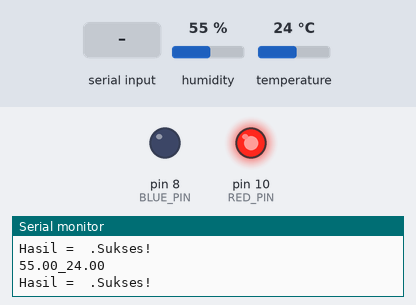
Recording of a sketch running on a simulated Arduino Uno, built with avr-gcc and run on an emulated ATmega328P. Shown: output pins drawn as LEDs (lit = HIGH), the last lines printed to the serial monitor. The inputs (shaded band) are chosen by the test bench; at power-on: humidity 55 %, temperature 24 °C.

Above: at 1.2 s.
1.3 s: "ggl\n" received over Serial
At 2.8 s:
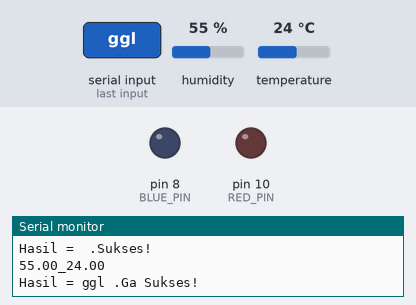
4.5 s: "90,45\n" received over Serial
At 5.6 s:
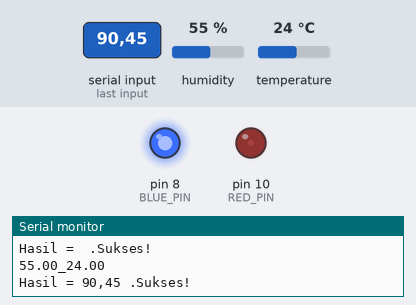
7.6 s: "30,150\n" received over Serial
At 8.5 s:
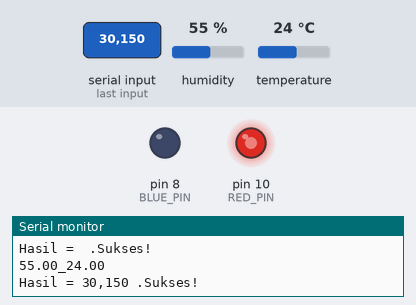
10.6 s: "200\n" received over Serial
At 11.7 s:
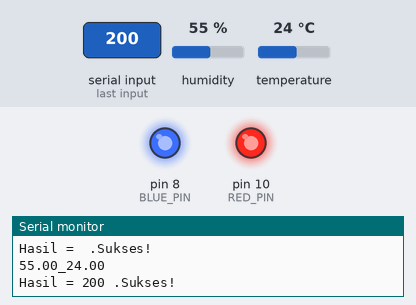
Timing chart, 0 to 13.7 s (numbered marks = the images above; inputs shaded):
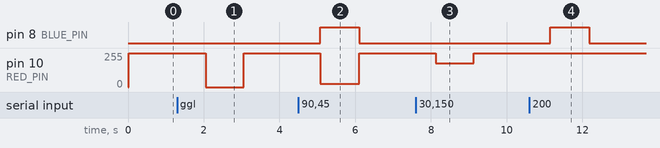

The sketch:

sketch_jan10b.ino
```cpp
#include "DHT.h"  //Memasukan Library DHT ke Program

#define DHTPIN 2  //menggunakan pin 2 untuk pemasangan sensornya
#define DHTTYPE DHT11 //memilih tipe DHT11, bisa diubah menjadi DHT22, DHT21

#define RED_PIN 10
#define GREEN_PIN 9
#define BLUE_PIN 8

DHT dht(DHTPIN, DHTTYPE);  //setting pin yang dipilih dan tipe DHT

int blue = 0, red = 0, hasil;
String inString;
char masuk;

void setLED(int blue, int red)  //ngatur LED
{
  analogWrite(BLUE_PIN, blue);
  analogWrite(RED_PIN, red);
}

void setup() {
  Serial.begin(9600);  //komunikasi Serial dengan komputer
  dht.begin(); //Komunikasi DHT dengan Arduino
      setLED(red, blue);
}

void loop() {

  float kelembaban = dht.readHumidity(); //menyimpan nilai Humidity pada variabel kelembaban
  float suhu = dht.readTemperature(); //menyimpan nilai Temperature pada variabel suhu

  inString="";
  Serial.print(kelembaban); //menampilkan nilai kelembaban
  Serial.print("_"); //menampilkan tulisan suhu
  Serial.println(suhu); //menampilkan nilai suhu
  while ((Serial.available() > 0) && ((masuk = Serial.read()) != '\n')){ //baca feedback dr thingspeak
      inString += masuk;
  }

  if (inString == "ggl")    //validasi feedback
  {
    red = 0;
    blue = 0;
    Serial.print("Hasil = ");
    Serial.print(inString);
    Serial.println(" .Ga Sukses!");
  }
  else
  {
    hasil = inString.toInt();
    red = map(hasil, 0, 100, 0, 255);
    blue = 255 - red;
    Serial.print("Hasil = ");
    Serial.print(inString);
    Serial.println(" .Sukses!");
  }
  setLED(red, blue);
  delay(1000); //memberi jeda waktu baca selama 500 mili detik
}
```

Measured:
- after the input at 1.3 s, pin 10 (RED_PIN): 255/255 → 0/255 after 0.75 s, → 255/255 1.0 s later
- after the input at 4.5 s, pin 8 (BLUE_PIN): LOW → HIGH after 0.58 s, → LOW 1.0 s later; pin 10 (RED_PIN): 255/255 → 26/255 after 0.58 s, → 255/255 1.0 s later
- after the input at 7.6 s, pin 10 (RED_PIN): 255/255 → 179/255 after 0.53 s, → 255/255 1.0 s later
- after the input at 10.6 s, pin 8 (BLUE_PIN): LOW → HIGH after 0.55 s, → LOW 1.0 s later
